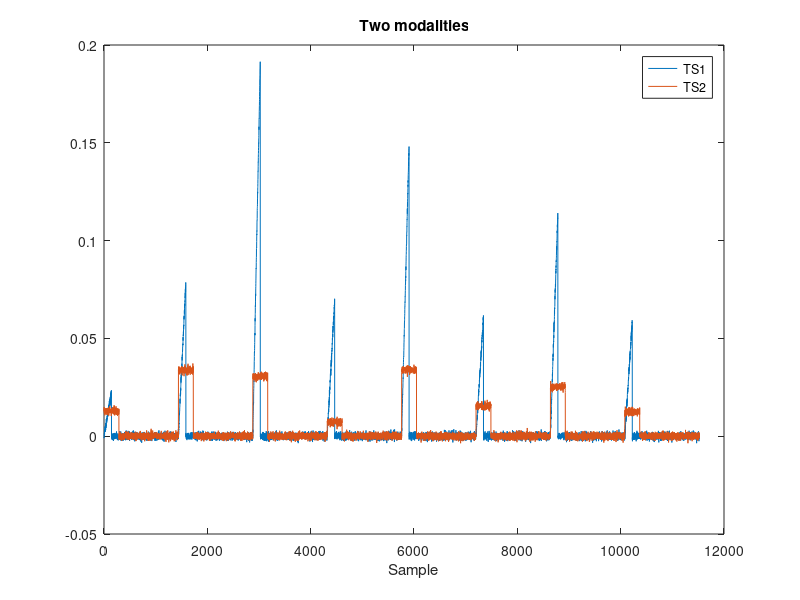
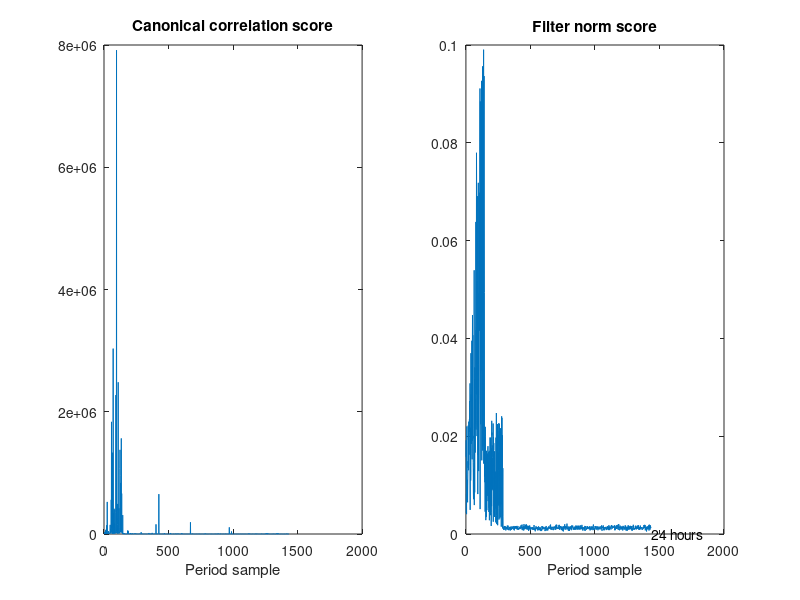
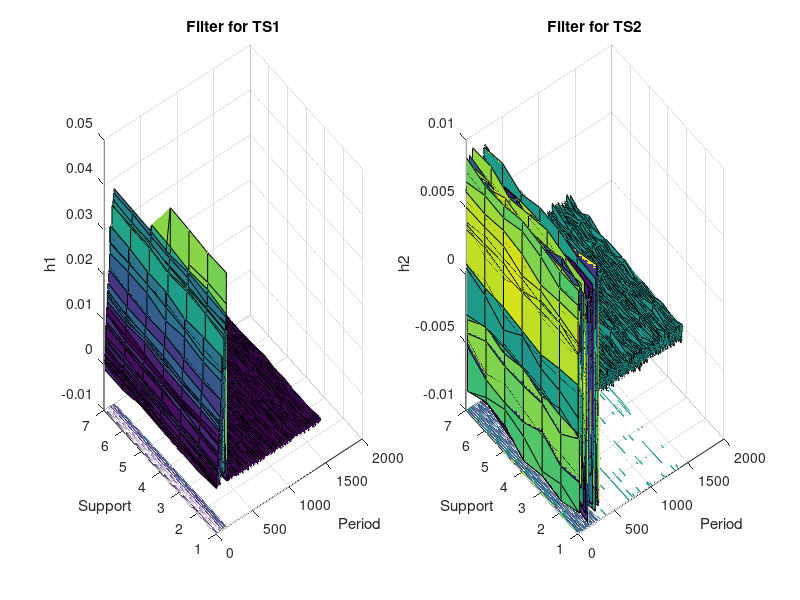

Reproduce these figures in MATLAB, in order. (Note: this script raises an error after producing the figures.)
% Test Cross-modality Event Discovery 
%A. Hero, July 2016
close all
clear all
plotting=0;wavelet_comp=1;
% Specify type of signal
jitter_series=1; %if 0 the period is jittered by proportion prop_jitter
prop_jitter=0.0;
randomscaling=1;%if =0 then model is Xn=S+Nn
sigma_s1=0.5; %standard deviation of signal. Use when model is Xn=an S+Nn, an is i.i.d.
sigma_s2=0.5;
sigma_n=0.001;
% Specify type of analysis
cov_analysis=1; %if cov_analysis = 0 then mean is not subtracted from sample. Use when model is Xn=S+Nn
% Specify operating parameters for time series (TS)
Ts=1;%sampling period (in minutes)
Tp=24;%Cyclic period in hours
N=8;%Number of periods in record
% Translate above params to index domain 
T=floor(Tp*60/Ts);%Cyclic period in index domain. 
Tpts=N*T; %Total number of time points
supp1=0.1;supp2=0.2; %True support (as proportional to T)of the correlated components in TS1 and TS2
%N=ceil(Tpts/T);
%Specify operation params for analysis
s1=6;s2=6; %Analysis window widths must be less than Tpts/T-cov_analysis-1
%Check rank condition
if cov_analysis==1
    display(['Covariance analysis: max(s1,s2)=',num2str(max(s1,s2)),'. Tpts/T-2=',num2str(Tpts/T-2)])
    if max(s1,s2)>Tpts/T-2
        display('Singular covariance! Reduce s1,s2 to less than Tpts/T-1');
    end
else
    display(['Mean square analysis: max(s1,s2)=',num2str(max(s1,s2)),'. Tpts/T-1=',num2str(Tpts/T-1)])
    if max(s1,s2)>Tpts/T-1
        display('Singular covariance! Reduce s1,s2 to less than Tpts/T');
    end
end
    
% Generate two time series
cycl1=[];cycl2=[];
for k=1:N
rand_offset=round((rand(1,1)-0.5)*prop_jitter*T); %Generate jitter offset 
sig1=(1:floor(T*supp1));sig1=sig1/sqrt(sig1*sig1');
sig2=ones(1,floor(T*supp2));sig2=sig2/sqrt(sig2*sig2');
if randomscaling==1
    cycl1=[cycl1,sigma_s1*abs(randn(1,1))*sig1,zeros(1,ceil(T*(1-supp1))+rand_offset)];
    %cycl2=[(1:floor(T/supp2)),zeros(1,ceil(T*(1-1/supp2)))];
    cycl2=[cycl2,sigma_s2*abs(randn(1,1))*sig2,zeros(1,ceil(T*(1-supp2))+rand_offset)];
else
    cycl1=[cycl1,sig1,zeros(1,ceil(T*(1-supp1))+rand_offset)];
    %cycl2=[(1:floor(T/supp2)),zeros(1,ceil(T*(1-1/supp2)))];
    cycl2=[cycl2,sig2,zeros(1,ceil(T*(1-supp2))+rand_offset)];
end
end
%Now reshape to  N*T length time series
if length(cycl1)>N*T
    cycl1=cycl1(1:N*T);cycl2=cycl2(1:N*T);
else
    cycl1=[cycl1,zeros(1,N*T-length(cycl1))];cycl2=[cycl2,zeros(1,N*T-length(cycl2))];
end
%Generate noisy version
    TS1=cycl1+sigma_n*randn(1,N*T);
    TS2=cycl2+sigma_n*randn(1,N*T);



%TS1=TS1(1:Tpts);TS2=TS2(1:Tpts);
figure
plot([TS1; TS2]'); title('Two modalities');xlabel('Sample')
legend(['TS1';'TS2'])

%Perform analysis
for t=1:T-max(s1,s2);
%Create windowed matrices X1 and X2 (cols are variables and rows are samples)
for i=1:N
    X1(i,:)=TS1(t+(T*(i-1)):t+(T*(i-1)+s1));
    X2(i,:)=TS2(t+(T*(i-1)):t+(T*(i-1)+s2));
end
if cov_analysis==1
%Covariance Analysis
Sigma12=X1'*(eye(N)-ones(N,1)*ones(1,N)/N)*X2/(N-1);
Sigma1=cov(X1);%X1'*X1;
Sigma2=cov(X2);%X2'*X2;
else
Sigma12=X1'*X2/(N-1);
Sigma1=X1'*X1/(N-1);
Sigma2=X2'*X2/(N-1);    
end
Sigma1sqrt=chol(Sigma1);
Sigma2sqrt=chol(Sigma2);
[U,S,V]=svd((Sigma1sqrt)^(-1)*Sigma12*(Sigma2sqrt')^(-1));
h11=-Sigma1sqrt'*U(:,1);
h21=-Sigma2sqrt'*V(:,1);
h12=-Sigma1sqrt'*U(:,2);
h22=-Sigma2sqrt'*V(:,2);
h11mat(:,t)=h11;
h21mat(:,t)=h21;
if plotting==1
figure;
subplot(1,2,1),plot([h11,h21])
title('First filter')
subplot(1,2,2), plot([h12,h22])
title('Second filter')
end %plotting
Sscore_vec(t)=S(1,1);
PSscore_vec(t)=sqrt(sum(h11.^2)+sum(h21.^2));
end %for loop on t
figure
subplot(1,2,1), plot(Sscore_vec),
title('Canonical correlation score'),xlabel('Period sample')
subplot(1,2,2), plot(PSscore_vec), text(T,0,[num2str(Tp),' hours'])
xlabel('Period sample')
title('Filter norm score')
figure
subplot(1,2,1),surfc(h11mat), title('Filter for TS1'), xlabel('Period'), ylabel('Support'), zlabel('h1')
subplot(1,2,2),surfc(h21mat), title('Filter for TS2'), xlabel('Period'), ylabel('Support'), zlabel('h2')

% c11=-U(:,1);
% c21=-V(:,1);
% c12=-U(:,2);
% c22=-V(:,2);
% figure;
% subplot(1,2,1),plot([c11,c21])
% title('First component')
% subplot(1,2,2), plot([c12,c22])
% title('Second component')

%%%%%%%%%%% Compute Daubechies wavelet decomposotion of the signals%%%%%%%%%%%
if wavelet_comp==1
wecg=TS1;
%load wecg;
Nf=3; % the order decomposition (max decimation factor is 2^Nf)
[C,L] = wavedec(wecg,Nf,'sym4');
wavcoefs = detcoef(C,L,'dcells');
a3 = appcoef(C,L,'sym4');
%%%%%% Render the wavelet decomposition as a series of approximately time aligned plots
nw=numel(wecg)+2*Nf*(2^Nf);
cfsmatrix = zeros(nw,4);
l1=length(wecg);l2=length(wavcoefs{1});l3=length(wavcoefs{2});l4=length(wavcoefs{3});
c1=nw;c2=length(cfsmatrix(1:2:end,1));c3=length(cfsmatrix(1:4:end,2));c4=length(cfsmatrix(1:8:end,3));
cfsmatrix(1:2:end,1) = [zeros(1,floor((c2-l2)/2)),wavcoefs{1},zeros(1,ceil((c2-l2)/2))];
cfsmatrix(1:4:end,2) = [zeros(1,floor((c3-l3)/2)),wavcoefs{2},zeros(1,ceil((c3-l3)/2))];
cfsmatrix(1:8:end,3) = [zeros(1,floor((c4-l4)/2)),wavcoefs{3},zeros(1,ceil((c4-l4)/2))];
cfsmatrix(1:8:end,4) = [zeros(1,floor((c4-l4)/2)),a3,zeros(1,ceil((c4-l4)/2))];
wecgp= [zeros(1,floor((c1-l1)/2)),wecg,zeros(1,ceil((c1-l1)/2))];
figure
subplot(5,1,1)
plot(wecgp); title('Original TS1 Signal'); %xlabel('Time index');
axis tight;
for kk = 2:4
    subplot(5,1,kk)
    stem(cfsmatrix(:,kk-1),'marker','none','ShowBaseLine','off');
    ylabel(['D' num2str(kk-1)]);
    axis tight;
end
subplot(5,1,5);
stem(cfsmatrix(:,end),'marker','none','ShowBaseLine','off');
ylabel('A3'); xlabel('Sample');
axis tight;


wecg=TS1;
%load wecg;
Nf=3; % the order decomposition (max decimation factor is 2^Nf)
[C,L] = wavedec(wecg,Nf,'sym4');
wavcoefs = detcoef(C,L,'dcells');
a3 = appcoef(C,L,'sym4');
%%%%%% Render the wavelet decomposition as a series of approximately time aligned plots
nw=numel(wecg)+2*Nf*(2^Nf);
cfsmatrix = zeros(nw,4);
l1=length(wecg);l2=length(wavcoefs{1});l3=length(wavcoefs{2});l4=length(wavcoefs{3});
c1=nw;c2=length(cfsmatrix(1:2:end,1));c3=length(cfsmatrix(1:4:end,2));c4=length(cfsmatrix(1:8:end,3));
cfsmatrix(1:2:end,1) = [zeros(1,floor((c2-l2)/2)),wavcoefs{1},zeros(1,ceil((c2-l2)/2))];
cfsmatrix(1:4:end,2) = [zeros(1,floor((c3-l3)/2)),wavcoefs{2},zeros(1,ceil((c3-l3)/2))];
cfsmatrix(1:8:end,3) = [zeros(1,floor((c4-l4)/2)),wavcoefs{3},zeros(1,ceil((c4-l4)/2))];
cfsmatrix(1:8:end,4) = [zeros(1,floor((c4-l4)/2)),a3,zeros(1,ceil((c4-l4)/2))];
wecgp= [zeros(1,floor((c1-l1)/2)),wecg,zeros(1,ceil((c1-l1)/2))];
figure
subplot(5,1,1)
plot(wecgp); title('Original TS2 Signal'); %xlabel('Time index');
axis tight;
for kk = 2:4
    subplot(5,1,kk)
    stem(cfsmatrix(:,kk-1),'marker','none','ShowBaseLine','off');
    ylabel(['D' num2str(kk-1)]);
    axis tight;
end
subplot(5,1,5);
stem(cfsmatrix(:,end),'marker','none','ShowBaseLine','off');
ylabel('A3'); xlabel('Sample');
axis tight;
end; %plotting wavelet decomposition

%%%%%%%%%% Complex Wavelet decomposition as in Kingsbury demo
path(path,'C:\Users\hero\Dropbox\Matlab\Kingsbury\dtcwt_toolbox4');

nlevels=6;
log2length=log2(length(wecg));
x=[wecg,zeros(1,2^ceil(log2length)-length(wecg))]';
% Specify DT CWT filters here.
biort = 'near_sym_b';
qshift = 'qshift_b';

% Forward DT CWT on each column of x.
[Yl,Yh,Yscale] = dtwavexfm(x,4,biort,qshift);
% Inverse DT CWT, one subband at a time, using gain_mask to select subbands.
z1 = dtwaveifm(Yl*0,Yh,biort,qshift,[1 0 0 0]);
z01 = dtwaveifm(Yl*0,Yh,biort,qshift,[0 1 0 0]);
z001 = dtwaveifm(Yl*0,Yh,biort,qshift,[0 0 1 0]);
z0001 = dtwaveifm(Yl*0,Yh,biort,qshift,[0 0 0 1]);
z0000 = dtwaveifm(Yl,Yh,biort,qshift,[0 0 0 0]);

% Check for perfect reconstruction: abs(error) < 1e-12.
z = z1 + z01 + z001 + z0001 + z0000;
DTCWT_error = max(abs(z(:)-x(:)))


%setfig(1)
% set(gcf,'DefaultTextFontSize',12,'Color',[1 1 1]);
% set(gcf,'numbertitle','off','name',['Step responses at 16 adjacent shifts']);
% subplot('position',[0.15 0.1 0.3 0.8]);
%sc = 1.2; % Scale offsets so sets of curves do not overlap.
%on = ones(size(x,2)-1,1)/5; 
%offset = sc*cumsum([0;on;1;on;1;on;1;on;1;on;1;on]/4).'; % Offsets for each curve.
zdtcwt = [x z1 z01 z001 z0001 z0000];% - ones(size(x,1),1)*offset;
[nr,nc]=size(zdtcwt);
%tt = 1:nr;  % Limits of plot horizontally.
tt=1:length(wecg); % truncate reconstructions to length of input
for i=1:nc
    subplot(nc,1,i), plot(tt,zdtcwt(tt,i),'-b');
    if i==1
        ylabel('Original')
    elseif i==nc
        ylabel('Scfn')
    else
        ylabel(['Level ',num2str(i-1)]);
    end
end
%axis off
%text(0,-7*sc,'(a) Dual Tree CWT','horiz','c')
% xpos = -42; % Position of text labels.
% text(xpos,0*sc,'Input','horiz','r','vert','m');
% text(xpos,-0.9*sc,'Wavelets','horiz','r','vert','m');
% text(xpos,-1.4*sc,'Level 1','horiz','r','vert','m');
% text(xpos,-2.4*sc,'Level 2','horiz','r','vert','m');
% text(xpos,-3.4*sc,'Level 3','horiz','r','vert','m');
% text(xpos,-4.4*sc,'Level 4','horiz','r','vert','m');
% text(xpos,-5.5*sc,'Scaling fn','horiz','r','vert','m');
% text(xpos,-6*sc,'Level 4','horiz','r','vert','m');
drawnow
